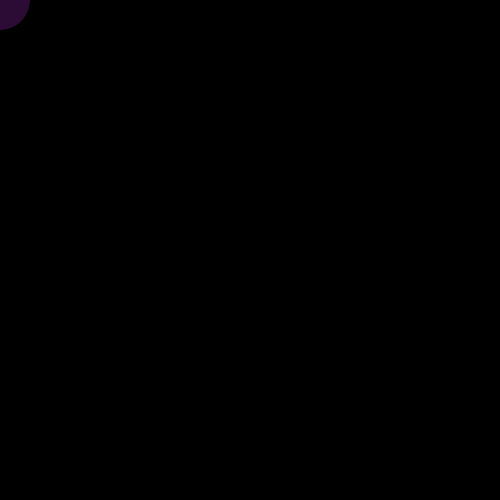
Frame 1 (no input)
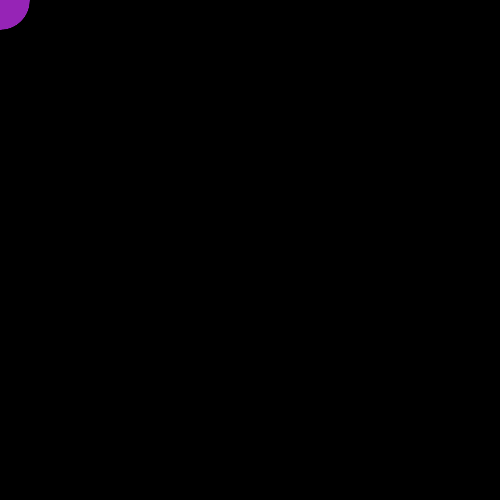
Frame 60 (the mouse pressed at the canvas centre just before this capture)
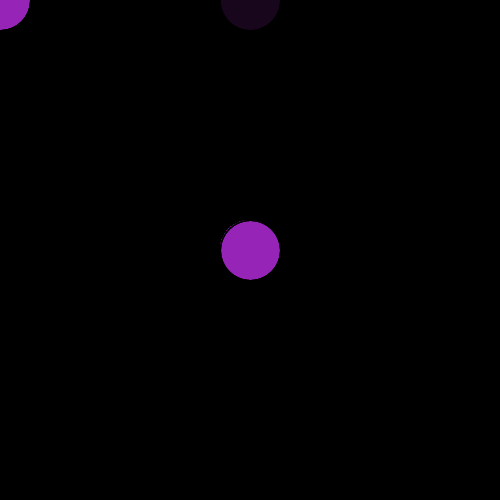
Frame 120 (the mouse held since frame 60 and released just before this capture)

The Processing sketch that drew these frames (run headless with seeded random() and noise(); from frame 60 on, the mouse is pressed at the canvas centre):

// Processing sketch: processing_31480
// ── processing_31480.pde

int q = 500;

void setup(){
  
  size(500,500);
  background(0);
  
}

void draw(){
  
  stroke(0);
  fill(153,38,188,40);
  ellipseMode(CENTER);
  ellipse(mouseX,mouseY,60,60);
  ellipse(mouseX,pmouseY,60,60);
}
